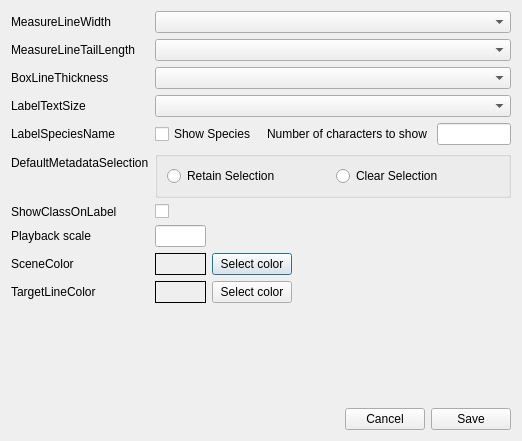
<?xml version="1.0" encoding="UTF-8"?>
<ui version="4.0">
 <class>guiSettingDlg</class>
 <widget class="QDialog" name="guiSettingDlg">
  <property name="geometry">
   <rect>
    <x>0</x>
    <y>0</y>
    <width>522</width>
    <height>441</height>
   </rect>
  </property>
  <property name="windowTitle">
   <string>GUI Settings</string>
  </property>
  <layout class="QVBoxLayout" name="verticalLayout">
   <item>
    <layout class="QFormLayout" name="formLayout">
     <item row="0" column="0">
      <widget class="QLabel" name="label_21">
       <property name="text">
        <string>MeasureLineWidth</string>
       </property>
      </widget>
     </item>
     <item row="0" column="1">
      <widget class="QComboBox" name="measureLineWidthBox"/>
     </item>
     <item row="1" column="0">
      <widget class="QLabel" name="label_22">
       <property name="text">
        <string>MeasureLineTailLength</string>
       </property>
      </widget>
     </item>
     <item row="1" column="1">
      <widget class="QComboBox" name="measureLineTailLengthBox"/>
     </item>
     <item row="2" column="0">
      <widget class="QLabel" name="label_25">
       <property name="text">
        <string>BoxLineThickness</string>
       </property>
      </widget>
     </item>
     <item row="2" column="1">
      <widget class="QComboBox" name="boxLineThicknessBox"/>
     </item>
     <item row="3" column="0">
      <widget class="QLabel" name="label_26">
       <property name="text">
        <string>LabelTextSize</string>
       </property>
      </widget>
     </item>
     <item row="3" column="1">
      <widget class="QComboBox" name="labelTextSizeBox"/>
     </item>
     <item row="5" column="0">
      <widget class="QLabel" name="label">
       <property name="text">
        <string>DefaultMetadataSelection</string>
       </property>
      </widget>
     </item>
     <item row="5" column="1">
      <widget class="QGroupBox" name="groupBox">
       <property name="title">
        <string/>
       </property>
       <layout class="QHBoxLayout" name="horizontalLayout_2">
        <item>
         <widget class="QRadioButton" name="metaSelRetainRadio">
          <property name="text">
           <string>Retain Selection</string>
          </property>
         </widget>
        </item>
        <item>
         <widget class="QRadioButton" name="metaSelClearRadio">
          <property name="text">
           <string>Clear Selection</string>
          </property>
         </widget>
        </item>
       </layout>
      </widget>
     </item>
     <item row="8" column="0">
      <widget class="QLabel" name="label_2">
       <property name="text">
        <string>ShowClassOnLabel</string>
       </property>
      </widget>
     </item>
     <item row="8" column="1">
      <widget class="QCheckBox" name="classLabelCheckBox">
       <property name="text">
        <string/>
       </property>
      </widget>
     </item>
     <item row="10" column="0">
      <widget class="QLabel" name="label_24">
       <property name="text">
        <string>SceneColor</string>
       </property>
      </widget>
     </item>
     <item row="10" column="1">
      <layout class="QHBoxLayout" name="horizontalLayout_15">
       <item>
        <widget class="QLabel" name="sceneColorLabel">
         <property name="minimumSize">
          <size>
           <width>51</width>
           <height>0</height>
          </size>
         </property>
         <property name="frameShape">
          <enum>QFrame::Box</enum>
         </property>
         <property name="text">
          <string/>
         </property>
        </widget>
       </item>
       <item>
        <widget class="QPushButton" name="sceneColorBtn">
         <property name="text">
          <string>Select color</string>
         </property>
        </widget>
       </item>
       <item>
        <spacer name="horizontalSpacer_7">
         <property name="orientation">
          <enum>Qt::Horizontal</enum>
         </property>
         <property name="sizeHint" stdset="0">
          <size>
           <width>40</width>
           <height>20</height>
          </size>
         </property>
        </spacer>
       </item>
      </layout>
     </item>
     <item row="11" column="0">
      <widget class="QLabel" name="label_23">
       <property name="text">
        <string>TargetLineColor</string>
       </property>
      </widget>
     </item>
     <item row="11" column="1">
      <layout class="QHBoxLayout" name="horizontalLayout_14">
       <item>
        <widget class="QLabel" name="targetColorLabel">
         <property name="minimumSize">
          <size>
           <width>51</width>
           <height>0</height>
          </size>
         </property>
         <property name="frameShape">
          <enum>QFrame::Box</enum>
         </property>
         <property name="text">
          <string/>
         </property>
        </widget>
       </item>
       <item>
        <widget class="QPushButton" name="targetLineColorBtn">
         <property name="text">
          <string>Select color</string>
         </property>
        </widget>
       </item>
       <item>
        <spacer name="horizontalSpacer_6">
         <property name="orientation">
          <enum>Qt::Horizontal</enum>
         </property>
         <property name="sizeHint" stdset="0">
          <size>
           <width>40</width>
           <height>20</height>
          </size>
         </property>
        </spacer>
       </item>
      </layout>
     </item>
     <item row="9" column="0">
      <widget class="QLabel" name="label_4">
       <property name="text">
        <string>Playback scale</string>
       </property>
      </widget>
     </item>
     <item row="9" column="1">
      <layout class="QHBoxLayout" name="horizontalLayout_4">
       <item>
        <widget class="QLineEdit" name="speedAdjLabel">
         <property name="maximumSize">
          <size>
           <width>51</width>
           <height>16777215</height>
          </size>
         </property>
        </widget>
       </item>
       <item>
        <spacer name="horizontalSpacer_2">
         <property name="orientation">
          <enum>Qt::Horizontal</enum>
         </property>
         <property name="sizeHint" stdset="0">
          <size>
           <width>40</width>
           <height>20</height>
          </size>
         </property>
        </spacer>
       </item>
      </layout>
     </item>
     <item row="4" column="0">
      <widget class="QLabel" name="label_5">
       <property name="text">
        <string>LabelSpeciesName</string>
       </property>
      </widget>
     </item>
     <item row="4" column="1">
      <layout class="QHBoxLayout" name="horizontalLayout_5">
       <item>
        <widget class="QCheckBox" name="showSpcNameCheck">
         <property name="text">
          <string>Show Species</string>
         </property>
        </widget>
       </item>
       <item>
        <spacer name="horizontalSpacer_3">
         <property name="orientation">
          <enum>Qt::Horizontal</enum>
         </property>
         <property name="sizeHint" stdset="0">
          <size>
           <width>40</width>
           <height>20</height>
          </size>
         </property>
        </spacer>
       </item>
       <item>
        <widget class="QLabel" name="label_6">
         <property name="text">
          <string>Number of characters to show </string>
         </property>
        </widget>
       </item>
       <item>
        <widget class="QLineEdit" name="spcNameLengthEdit"/>
       </item>
      </layout>
     </item>
    </layout>
   </item>
   <item>
    <layout class="QHBoxLayout" name="horizontalLayout">
     <item>
      <spacer name="horizontalSpacer">
       <property name="orientation">
        <enum>Qt::Horizontal</enum>
       </property>
       <property name="sizeHint" stdset="0">
        <size>
         <width>40</width>
         <height>20</height>
        </size>
       </property>
      </spacer>
     </item>
     <item>
      <widget class="QPushButton" name="cancelBtn">
       <property name="text">
        <string>Cancel</string>
       </property>
      </widget>
     </item>
     <item>
      <widget class="QPushButton" name="saveBtn">
       <property name="text">
        <string>Save</string>
       </property>
      </widget>
     </item>
    </layout>
   </item>
  </layout>
 </widget>
 <resources/>
 <connections/>
</ui>
